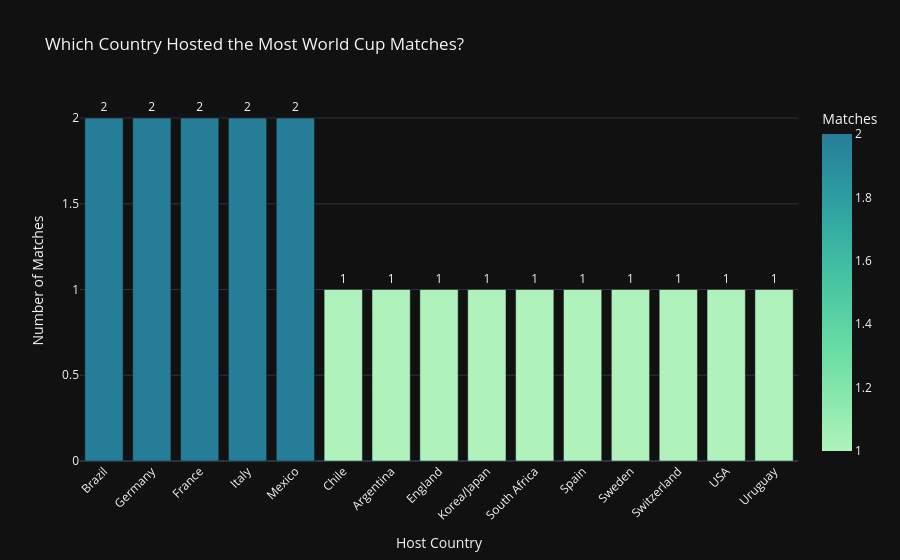

Notebook code for this chart:
### Code cell
import plotly.express as px

country_matches = df.groupby("Country").size().reset_index(name="Matches")

country_matches = country_matches.sort_values(by="Matches", ascending=False)

fig = px.bar(
    country_matches,
    x="Country",
    y="Matches",
    color="Matches",
    color_continuous_scale="Tealgrn",
    title="Which Country Hosted the Most World Cup Matches?",
    template="plotly_dark",
    text="Matches"
)

fig.update_traces(textposition="outside")

fig.update_layout(
    xaxis_title="Host Country",
    yaxis_title="Number of Matches",
    showlegend=False,
    xaxis_tickangle=-45
)

fig.show()

### Figure 1 — Plotly figure (JSON) as saved in the notebook; plotly's stock layout.template omitted (floating-point values rounded to 4 significant figures)
{"data": [{"hovertemplate": "Country=%{x}<br>Matches=%{marker.color}<extra></extra>", "legendgroup": "", "marker": {"color": [2, 2, 2, 2, 2, 1, 1, 1, 1, 1, 1, 1, 1, 1, 1], "coloraxis": "coloraxis", "pattern": {"shape": ""}}, "name": "", "orientation": "v", "showlegend": false, "text": [2.0, 2.0, 2.0, 2.0, 2.0, 1.0, 1.0, 1.0, 1.0, 1.0, 1.0, 1.0, 1.0, 1.0, 1.0], "textposition": "outside", "type": "bar", "x": ["Brazil", "Germany", "France", "Italy", "Mexico", "Chile", "Argentina", "England", "Korea/Japan", "South Africa", "Spain", "Sweden", "Switzerland", "USA", "Uruguay"], "xaxis": "x", "y": [2, 2, 2, 2, 2, 1, 1, 1, 1, 1, 1, 1, 1, 1, 1], "yaxis": "y"}], "layout": {"barmode": "relative", "coloraxis": {"autocolorscale": false, "colorbar": {"title": {"text": "Matches"}}, "colorscale": [[0, "rgb(176, 242, 188)"], [0.1667, "rgb(137, 232, 172)"], [0.3333, "rgb(103, 219, 165)"], [0.5, "rgb(76, 200, 163)"], [0.6667, "rgb(56, 178, 163)"], [0.8333, "rgb(44, 152, 160)"], [1, "rgb(37, 125, 152)"]]}, "legend": {"tracegroupgap": 0}, "showlegend": false, "title": {"text": "Which Country Hosted the Most World Cup Matches?"}, "xaxis": {"anchor": "y", "domain": [0, 1], "tickangle": -45, "title": {"text": "Host Country"}}, "yaxis": {"anchor": "x", "domain": [0, 1], "title": {"text": "Number of Matches"}}}}
